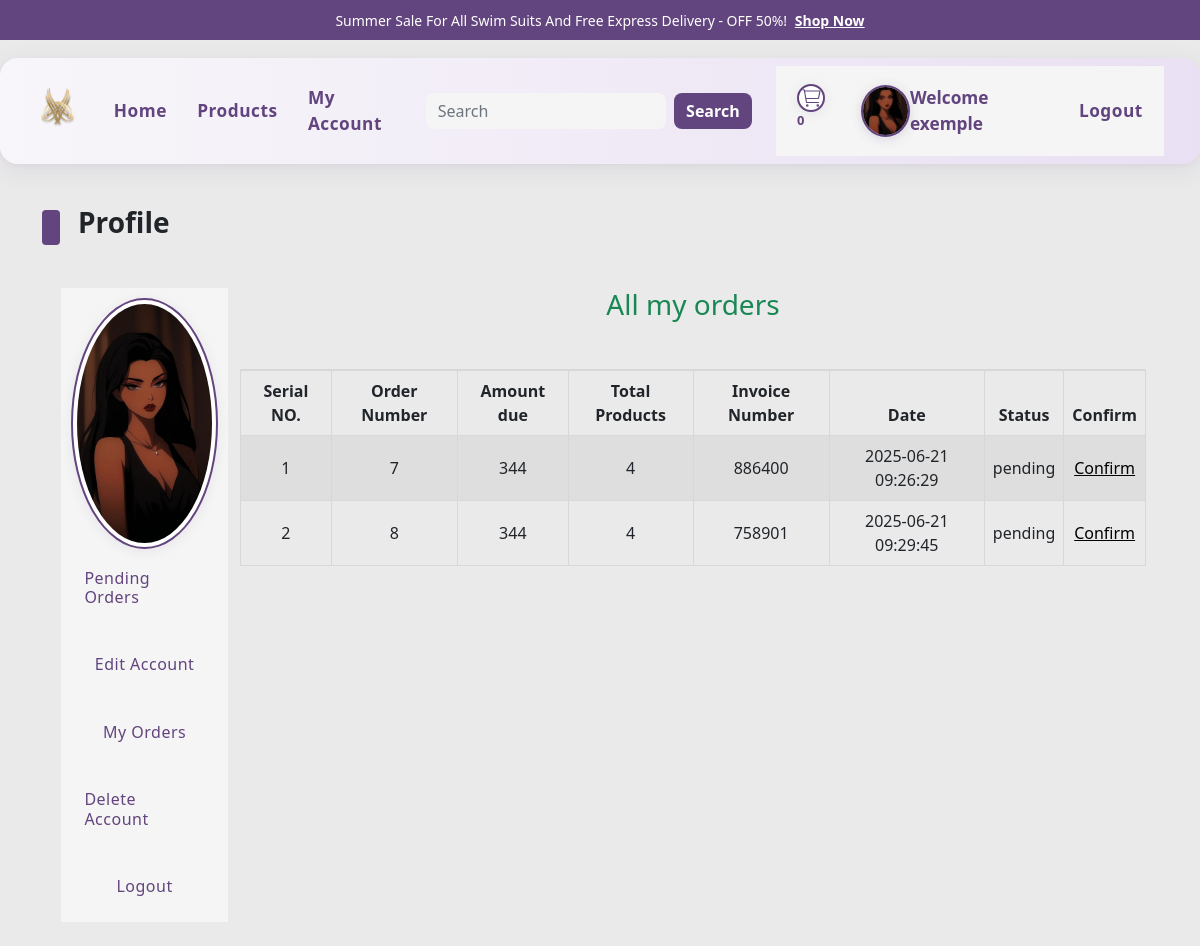
Screenshot of /users_area/profile.php?my_orders (signed in) with the database file from the repository.
### tables this page shows
CREATE TABLE `user_table` (
  `user_id` int(11) NOT NULL,
  `username` varchar(100) NOT NULL,
  `user_email` varchar(100) NOT NULL,
  `user_password` varchar(255) NOT NULL,
  `user_image` varchar(255) NOT NULL,
  `user_ip` varchar(100) NOT NULL,
  `user_address` varchar(255) NOT NULL,
  `user_mobile` varchar(20) NOT NULL,
  `role` enum('admin','user') NOT NULL DEFAULT 'user'
);

CREATE TABLE `user_orders` (
  `order_id` int(11) NOT NULL,
  `user_id` int(11) NOT NULL,
  `amount_due` int(255) NOT NULL,
  `invoice_number` int(255) NOT NULL,
  `total_products` int(255) NOT NULL,
  `order_date` timestamp NOT NULL DEFAULT current_timestamp() ON UPDATE current_timestamp(),
  `order_status` varchar(255) NOT NULL
);

### users_area/user_orders.php (the view, shortened to what this page needs)
<!DOCTYPE html>
<html lang="en">
<head>
</head>
<body>
    <?php
        $username = $_SESSION['username'];
        $get_user_query = "SELECT * FROM `user_table` WHERE username='$username'";
        $get_user_result = mysqli_query($con,$get_user_query);
        $row_user_data = mysqli_fetch_array($get_user_result);
        $user_id = $row_user_data['user_id'];
    ?>
    <div class="container">
        <h3 class="text-center text-success mb-5">
            All my orders
        </h3>
        <table class="table table-bordered table-hover table-striped table-group-divider text-center">
            <thead>
                <tr>
                    <th>Serial NO.</th>
                    <th>Order Number</th>
                    <th>Amount due</th>
                    <th>Total Products</th>
                    <th>Invoice Number</th>
                    <th>Date</th>
                    <th>Status</th>
                    <th>Confirm</th>
                </tr>
            </thead>
            <tbody>
                <?php
                    $get_order_details_query = "SELECT * FROM `user_orders` WHERE user_id='$user_id'";
                    $get_order_details_result = mysqli_query($con,$get_order_details_query);
                    $serial_number = 1;
                    while($row_fetch_order_details = mysqli_fetch_array($get_order_details_result)){
                        $order_id = $row_fetch_order_details['order_id'];
                        $amount_due = $row_fetch_order_details['amount_due'];
                        $invoice_number = $row_fetch_order_details['invoice_number'];
                        $total_products = $row_fetch_order_details['total_products'];
                        $order_date = $row_fetch_order_details['order_date'];
                        $order_status = $row_fetch_order_details['order_status'];
                        echo $order_status == 'pending'? "
                        <tr>
                        <td>$serial_number</td>
                        <td>$order_id</td>
                        <td>$amount_due</td>
                        <td>$total_products</td>
                        <td>$invoice_number</td>
                        <td>$order_date</td>
                        <td>$order_status</td>
                        <td>
                            <a href='confirm_payment.php?order_id=$order_id' class='text-decoration-underline'>Confirm</a>
                        </td>
                    </tr>
                        ":"
                        <tr>
                        <td>$serial_number</td>
                        <td>$order_id</td>
                        <td>$amount_due</td>
                        <td>$total_products</td>
                        <td>$invoice_number</td>
                        <td>$order_date</td>
                        <td>$order_status</td>
                        <td>
                            Confirmed
                        </td>
                    </tr>
                        " ;
                        $serial_number++;
                    }
                ?>
            </tbody>
        </table>
    </div>
</body>
</html>

### users_area/profile.php (shortened to what this page needs)
<?php
include("../functions/common_function.php");
?>
<!DOCTYPE html>
<html lang="en">
<head>
    <link rel="stylesheet" href="../assets/css/bootstrap.css" />
    <link rel="stylesheet" href="../assets/css/main.css" />
</head>
<body>
    <div class="upper-nav primary-bg p-2 px-3 text-center text-break">
        <span>Summer Sale For All Swim Suits And Free Express Delivery - OFF 50%! <a href="products.php" class="text-white text-decoration-underline fw-bold ms-1">Shop Now</a></span>
    </div>
<nav class="navbar navbar-expand-lg navbar-custom" data-aos="fade-in" data-aos-delay="200" data-aos-duration="1000">
  <div class="container-fluid d-flex justify-content-between align-items-center">
    <div class="d-flex align-items-center">
      <a class="navbar-brand d-flex align-items-center gap-2 me-3" href="../index.php">
        <img src="../assets/images/Logo.png" alt="Diva's Bloom Logo">
      </a>
      <ul class="navbar-nav d-flex flex-row gap-2 align-items-center mb-0">
        <?php $current_page = basename($_SERVER['PHP_SELF']); ?>
        <li class="nav-item">
          <a class="nav-link <?php if($current_page == 'index.php') echo 'active'; ?>" href="../index.php">Home</a>
        </li>
        <li class="nav-item">
          <a class="nav-link <?php if($current_page == 'products.php') echo 'active'; ?>" href="../products.php">Products</a>
        </li>
        <?php
          if(isset($_SESSION['username'])){
              echo "<li class='nav-item'><a class='nav-link' href='./profile.php'>My Account</a></li>";
          } else {
              echo "<li class='nav-item'><a class='nav-link' href='./user_registration.php'>Register</a></li>";
          }
        ?>
      </ul>
    </div>
    <div class="d-flex align-items-center">
      <form class="d-flex ms-lg-3 my-2 my-lg-0" method="GET" action="../search_product.php">
        <input class="form-control me-2" type="search" placeholder="Search" name="search_data" aria-label="Search">
        <button class="btn btn-outline-primary" type="submit" name="search_data_btn">Search</button>
      </form>
      <ul class="navbar-nav navbar-profile mb-2 mb-lg-0 ms-lg-4">
        <li class="nav-item">
          <a class="nav-link" href="../cart.php">
            <sup style="color:#62447E;font-weight:700;"><?php cart_item(); ?></sup>
          </a>
        </li>
        <li class="nav-item">
          <?php
            if (isset($_SESSION['username'])) {
              $username = $_SESSION['username'];
              $select_user_img = "SELECT user_image FROM user_table WHERE username='" . mysqli_real_escape_string($con, $username) . "'";
              $select_user_img_result = mysqli_query($con, $select_user_img);
              $userImg = '';
              if ($select_user_img_result && mysqli_num_rows($select_user_img_result) > 0) {
                $row_user_img = mysqli_fetch_assoc($select_user_img_result);
                $userImg = $row_user_img['user_image'];
              }
              if ($userImg && file_exists(__DIR__ . '/../users_area/user_images/' . $userImg)) {
                echo '<img src="../users_area/user_images/' . htmlspecialchars($userImg) . '" alt="' . htmlspecialchars($username) . ' photo" style="width:52px;height:52px;object-fit:cover;border-radius:50%;border:2.5px solid #62447E;box-shadow:0 2px 12px rgba(98,68,126,0.18);">';
              }
              echo '<span class="fw-semibold">Welcome ' . htmlspecialchars($username) . '</span>';
            }
          ?>
        </li>
        <li class="nav-item">
          <?php
            if(!isset($_SESSION['username'])){
              echo "<a class='nav-link' href='./user_login.php'>Login</a>";
            } else {
              echo "<a class='nav-link' href='./logout.php'>Logout</a>";
            }
          ?>
        </li>
      </ul>
    </div>
  </div>
</nav>
    <div class="all-prod">
        <div class="container">
            <div class="sub-container pt-4 pb-4">
                <div class="categ-header">
                    <div class="sub-title">
                        <span class="shape"></span>
                        <span class="title h3 text-dark">Profile</span>
                    </div>
                </div>
                <div class="row mx-0">
                    <div class="col-md-2 side-nav p-0">
                        <ul class="navbar-nav me-auto navbar-profile">
                            <?php
                                $username = $_SESSION['username'];
                                $select_user_img = "SELECT * FROM `user_table` WHERE username='$username'";
                                $select_user_img_result = mysqli_query($con,$select_user_img);
                                $row_user_img = mysqli_fetch_array($select_user_img_result);
                                $userImg = $row_user_img['user_image'];
                                echo "                            <li class='nav-item d-flex align-items-center gap-2'>
                                <img src='./user_images/$userImg' alt='$username photo' class='img-profile img-thumbnail'/>
                            </li>";
                            ?>
                            <li class="nav-item d-flex align-items-center gap-2">
                                <a href="profile.php?pending_orders" class="nav-link fw-bold">
                                    <h6>Pending Orders</h6>
                                </a>
                            </li>
                            <li class="nav-item d-flex align-items-center gap-2">
                                <a href="profile.php?edit_account" class="nav-link fw-bold">
                                    <h6>Edit Account</h6>
                                </a>
                            </li>
                            <li class="nav-item d-flex align-items-center gap-2">
                                <a href="profile.php?my_orders" class="nav-link fw-bold">
                                    <h6>My Orders</h6>
                                </a>
                            </li>
                            <li class="nav-item d-flex align-items-center gap-2">
                                <a href="profile.php?delete_account" class="nav-link fw-bold">
                                    <h6>Delete Account</h6>
                                </a>
                            </li>
                            <li class="nav-item d-flex align-items-center gap-2">
                                <a href="./logout.php" class="nav-link fw-bold">
                                    <h6>Logout</h6>
                                </a>
                            </li>
                        </ul>
                    </div>
                    <div class="col-md-10">
                        <div class="row">
                            <?php
                                if(isset($_GET['edit_account'])){
                                    include('./edit_account.php');
                                } elseif(isset($_GET['my_orders'])){
                                    include('./user_orders.php');
                                } elseif(isset($_GET['delete_account'])){
                                    include('./delete_account.php');
                                } else {
                                    get_user_order_details();
                                }
                            ?>
                        </div>
                    </div>
                </div>
            </div>
        </div>
    </div>
</body>
</html>

### assets/css/main.css (style rules this page uses)
* { -webkit-box-sizing: border-box; -moz-box-sizing: border-box; box-sizing: border-box; margin: 0; padding: 0; }
html { scroll-behavior: smooth; }
body { background-color:rgb(234, 234, 234); }
a { text-decoration: none; color: #000000; cursor: pointer; }
button, input[type="submit"] { cursor: pointer; }
ul { list-style: none; }
.primary-bg { background-color: #62447E; }
.text-dark { --bs-text-opacity: 1; color: rgba(var(--bs-darkk-rgb), var(--bs-text-opacity)) !important; }
.container .categ-header { display: flex; flex-direction: column; gap: 20px; margin-bottom: 40px; }
.container .categ-header .sub-title { display: flex; flex-direction: row; gap: 18px; align-items: center; }
.container .categ-header .sub-title span:nth-of-type(1) { width: 18px; height: 35px; background-color: #62447E; border-radius: 4px; -webkit-border-radius: 4px; -moz-border-radius: 4px; -ms-border-radius: 4px; -o-border-radius: 4px; }
.shape { display: inline-block; width: 18px; height: 35px; background-color: #62447E; border-radius: 4px; -webkit-border-radius: 4px; -moz-border-radius: 4px; -ms-border-radius: 4px; -o-border-radius: 4px; }
.container .categ-header .sub-title span:nth-of-type(2) { color: #62447E; font-weight: bold; }
.upper-nav span { color: #ffffff; font-size: 14px; }
.upper-nav span a { text-decoration: underline !important; }
.navbar .d-flex .form-control { background-color: #F5F5F5; border: none; }
.navbar .d-flex .btn-outline-primary { background-color: #62447E; color: #ffffff; border: none; }
.all-prod .container .sub-container .side-nav a { padding: 8px 10px; }
.navbar-profile { background-color: #F5F5F5; padding: 10px; gap: 15px; }
.img-profile { width:100%; }
li.table-group-divider , .table-group-divider { border-color: #d8d8d8; }
td { vertical-align: middle; }
.navbar-brand { color: #62447E; }

### users_area/profile.php (style rules this page uses)
.navbar-custom { background: linear-gradient(90deg, #f8f6fa 0%, #e9e0f3 100%); border-radius: 18px; box-shadow: 0 6px 24px rgba(98,68,126,0.10), 0 1.5px 4px rgba(185,156,200,0.10); animation: navbarFadeIn 1.1s cubic-bezier(.4,0,.2,1); margin-top: 18px; margin-bottom: 18px; padding: 0.5rem 1.5rem; }
.navbar-brand img { height: 60px; transition: transform 0.3s cubic-bezier(.4,0,.2,1); }
.navbar-nav .nav-link { color: #62447E !important; font-weight: 600; font-size: 1.08rem; letter-spacing: 0.5px; border-radius: 8px; transition: background 0.2s, color 0.2s, box-shadow 0.2s; padding: 0.5rem 1.1rem; margin: 0 0.2rem; }
.navbar-nav .nav-item { display: flex; align-items: center; }
.navbar-nav .nav-link svg { margin-right: 0.3rem; vertical-align: middle; }
.navbar-profile { display: flex; align-items: center; gap: 0.7rem; margin-left: 1.2rem; }
.navbar-profile img, .navbar-profile svg { box-shadow: 0 2px 12px rgba(98,68,126,0.10); border-radius: 50%; border: 2.5px solid #62447E; background: #fff; }
.navbar-profile span { font-weight: 700; color: #62447E; font-size: 1.08rem; }
.navbar .form-control { border-radius: 8px; border: 1.5px solid #B99CC8; transition: border 0.2s; }
.navbar .btn-outline-primary { border-radius: 8px; border: 1.5px solid #62447E; color: #62447E; font-weight: 600; background: #f8f6fa; transition: background 0.2s, color 0.2s; }

### rows the page displays
user_table: user_image (picture)
user_orders: order_id "7", amount_due "344", total_products "4", invoice_number "886400", order_date "2025-06-21 09:26:29", order_status "pending"
user_orders: order_id "8", amount_due "344", total_products "4", invoice_number "758901", order_date "2025-06-21 09:29:45", order_status "pending"

### other values shown
$count_cart_items "0"
$username "exemple"
